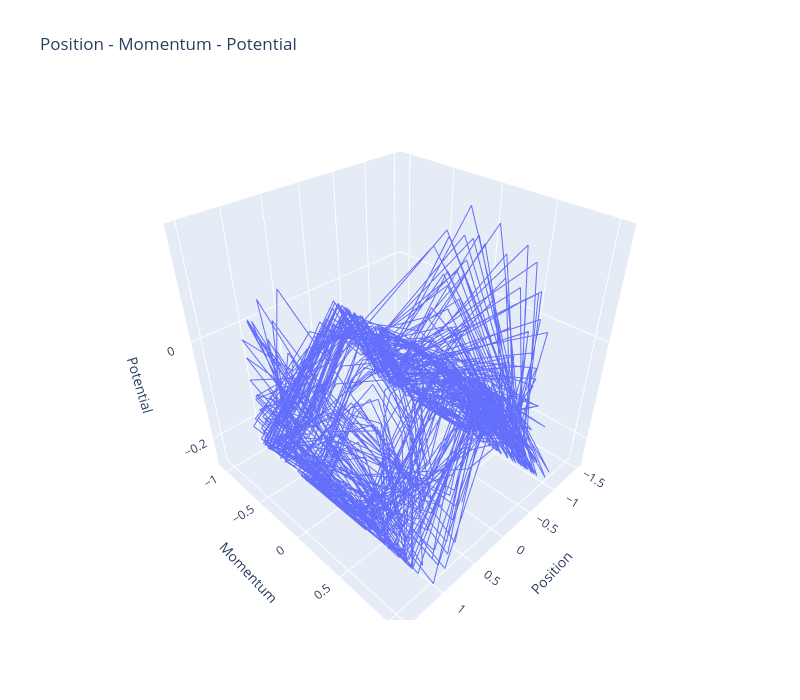
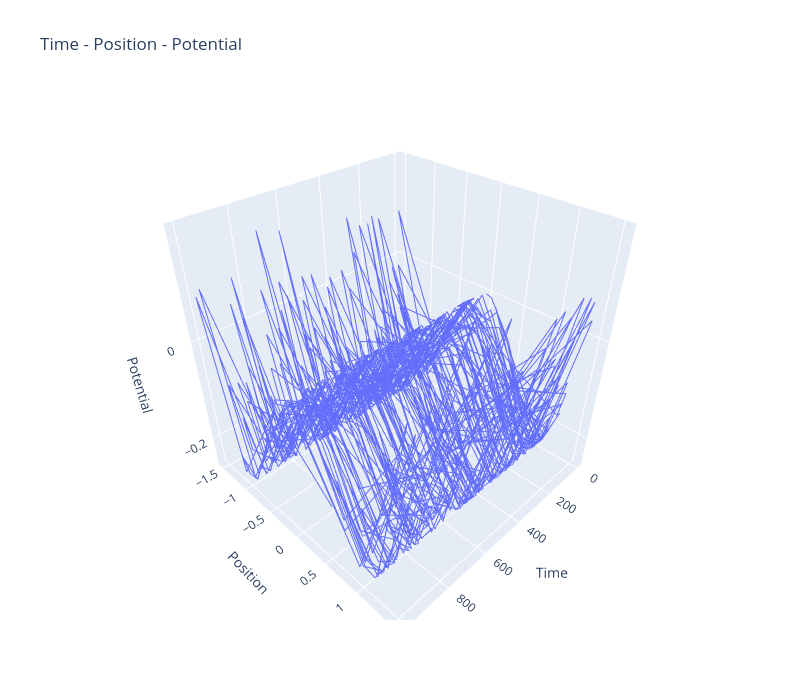
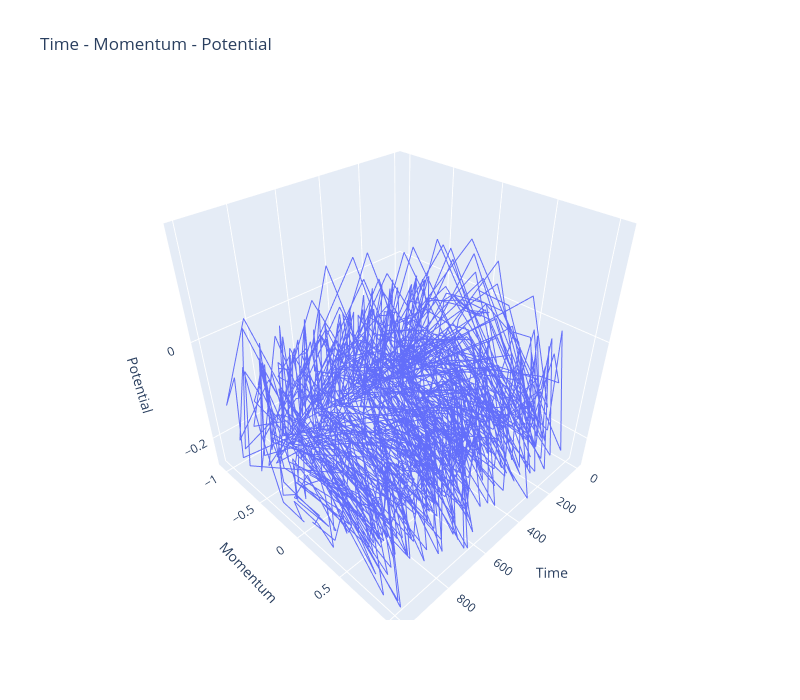
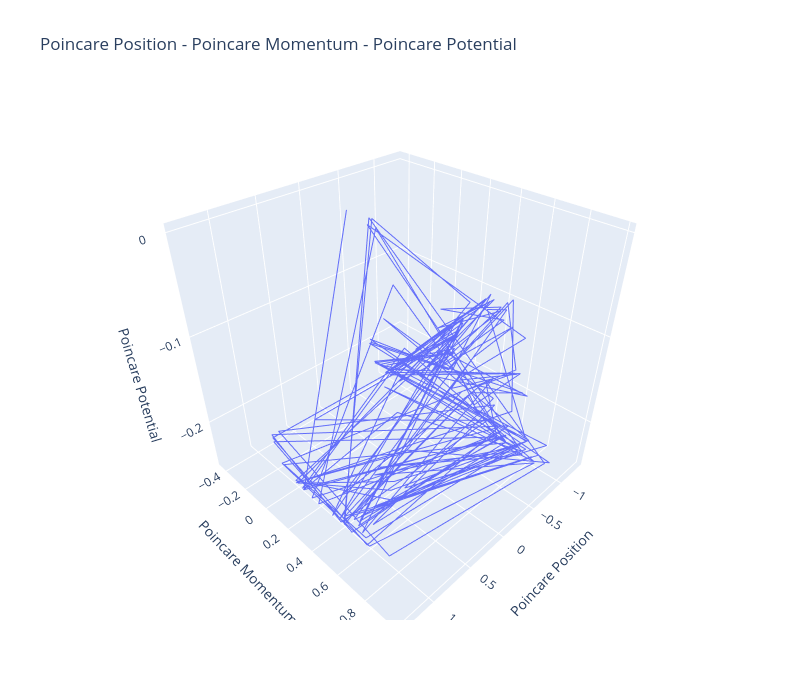

The notebook cell saved with these charts, in order:
### Code cell
axes_label = [
    ["Position", "Momentum", "Potential"],
    ["Time", "Position", "Potential"],
    ["Time", "Momentum", "Potential"],
    ["Poincare Position", "Poincare Momentum", "Poincare Potential"],
    ["Position", "Potentioal", "Poincare Potential"]
    ]

title = ["Position - Momentum - Potential",
        "Time - Position - Potential",
        "Time - Momentum - Potential",
        "Poincare Position - Poincare Momentum - Poincare Potential",
        "Position - Potentioal - Poincare Potentioal"
        ]

Fig3d(x, dx, z, axes_label[0], title[0])
Fig3d(t, x, z, axes_label[1], title[1])
Fig3d(t, dx, z, axes_label[2], title[2])
Fig3d(x_poincare, dx_poincare, Z_poincare, axes_label[3], title[3])
Fig3d(x, z, Z_poincare, axes_label[4], title[4], "markers")

### Figure 1 — Plotly figure (JSON) as saved in the notebook; plotly's stock layout.template omitted (floating-point values rounded to 4 significant figures; data arrays with more than 128 entries replaced by an {"elided": "..."} marker saying what was removed)
{"data": [{"line": {"width": 2}, "marker": {"size": 2}, "mode": "lines", "type": "scatter3d", "x": {"elided": "1000 float values"}, "y": {"elided": "1000 float values"}, "z": {"elided": "1000 float values"}}], "layout": {"height": 700, "scene": {"xaxis": {"title": {"text": "Position"}}, "yaxis": {"title": {"text": "Momentum"}}, "zaxis": {"title": {"text": "Potential"}}}, "title": {"text": "Position - Momentum - Potential"}, "width": 800}}

### Figure 2 — Plotly figure (JSON) as saved in the notebook; plotly's stock layout.template omitted (floating-point values rounded to 4 significant figures; data arrays with more than 128 entries replaced by an {"elided": "..."} marker saying what was removed)
{"data": [{"line": {"width": 2}, "marker": {"size": 2}, "mode": "lines", "type": "scatter3d", "x": {"elided": "1000 float values"}, "y": {"elided": "1000 float values"}, "z": {"elided": "1000 float values"}}], "layout": {"height": 700, "scene": {"xaxis": {"title": {"text": "Time"}}, "yaxis": {"title": {"text": "Position"}}, "zaxis": {"title": {"text": "Potential"}}}, "title": {"text": "Time - Position - Potential"}, "width": 800}}

### Figure 3 — Plotly figure (JSON) as saved in the notebook; plotly's stock layout.template omitted (floating-point values rounded to 4 significant figures; data arrays with more than 128 entries replaced by an {"elided": "..."} marker saying what was removed)
{"data": [{"line": {"width": 2}, "marker": {"size": 2}, "mode": "lines", "type": "scatter3d", "x": {"elided": "1000 float values"}, "y": {"elided": "1000 float values"}, "z": {"elided": "1000 float values"}}], "layout": {"height": 700, "scene": {"xaxis": {"title": {"text": "Time"}}, "yaxis": {"title": {"text": "Momentum"}}, "zaxis": {"title": {"text": "Potential"}}}, "title": {"text": "Time - Momentum - Potential"}, "width": 800}}

### Figure 4 — Plotly figure (JSON) as saved in the notebook; plotly's stock layout.template omitted (floating-point values rounded to 4 significant figures; data arrays with more than 128 entries replaced by an {"elided": "..."} marker saying what was removed)
{"data": [{"line": {"width": 2}, "marker": {"size": 2}, "mode": "lines", "type": "scatter3d", "x": {"elided": "159 float values"}, "y": {"elided": "159 float values"}, "z": {"elided": "159 float values"}}], "layout": {"height": 700, "scene": {"xaxis": {"title": {"text": "Poincare Position"}}, "yaxis": {"title": {"text": "Poincare Momentum"}}, "zaxis": {"title": {"text": "Poincare Potential"}}}, "title": {"text": "Poincare Position - Poincare Momentum - Poincare Potential"}, "width": 800}}
